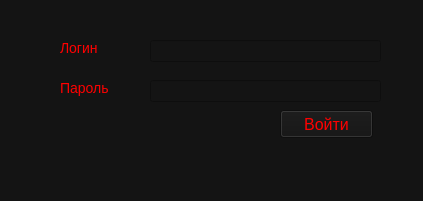
<?xml version="1.0" encoding="UTF-8"?>
<ui version="4.0">
 <class>enter_form</class>
 <widget class="QMainWindow" name="enter_form">
  <property name="geometry">
   <rect>
    <x>0</x>
    <y>0</y>
    <width>423</width>
    <height>201</height>
   </rect>
  </property>
  <property name="windowTitle">
   <string>MainWindow</string>
  </property>
  <property name="styleSheet">
   <string notr="true">background: #141414;</string>
  </property>
  <widget class="QWidget" name="centralwidget">
   <widget class="QLabel" name="label">
    <property name="geometry">
     <rect>
      <x>60</x>
      <y>40</y>
      <width>61</width>
      <height>16</height>
     </rect>
    </property>
    <property name="styleSheet">
     <string notr="true">color: red; font-size: 14px;</string>
    </property>
    <property name="text">
     <string>Логин</string>
    </property>
   </widget>
   <widget class="QLabel" name="label_2">
    <property name="geometry">
     <rect>
      <x>60</x>
      <y>80</y>
      <width>61</width>
      <height>16</height>
     </rect>
    </property>
    <property name="styleSheet">
     <string notr="true">color: red; font-size: 14px;</string>
    </property>
    <property name="text">
     <string>Пароль</string>
    </property>
   </widget>
   <widget class="QLineEdit" name="login_line">
    <property name="geometry">
     <rect>
      <x>150</x>
      <y>40</y>
      <width>231</width>
      <height>22</height>
     </rect>
    </property>
    <property name="styleSheet">
     <string notr="true">color: red; font-size: 14px;</string>
    </property>
   </widget>
   <widget class="QLineEdit" name="password_line">
    <property name="geometry">
     <rect>
      <x>150</x>
      <y>80</y>
      <width>231</width>
      <height>22</height>
     </rect>
    </property>
    <property name="styleSheet">
     <string notr="true">color: red; font-size: 14px;</string>
    </property>
   </widget>
   <widget class="QPushButton" name="enter_button">
    <property name="geometry">
     <rect>
      <x>280</x>
      <y>110</y>
      <width>93</width>
      <height>28</height>
     </rect>
    </property>
    <property name="styleSheet">
     <string notr="true">QPushButton {
    color: red;
	font-size: 16px;
}

QPushButton:hover {
    color: white;
}</string>
    </property>
    <property name="text">
     <string>Войти</string>
    </property>
   </widget>
   <widget class="QLabel" name="error_label">
    <property name="geometry">
     <rect>
      <x>30</x>
      <y>150</y>
      <width>291</width>
      <height>20</height>
     </rect>
    </property>
    <property name="styleSheet">
     <string notr="true">color: red;</string>
    </property>
    <property name="text">
     <string/>
    </property>
   </widget>
  </widget>
  <widget class="QStatusBar" name="statusbar"/>
 </widget>
 <resources/>
 <connections/>
</ui>
